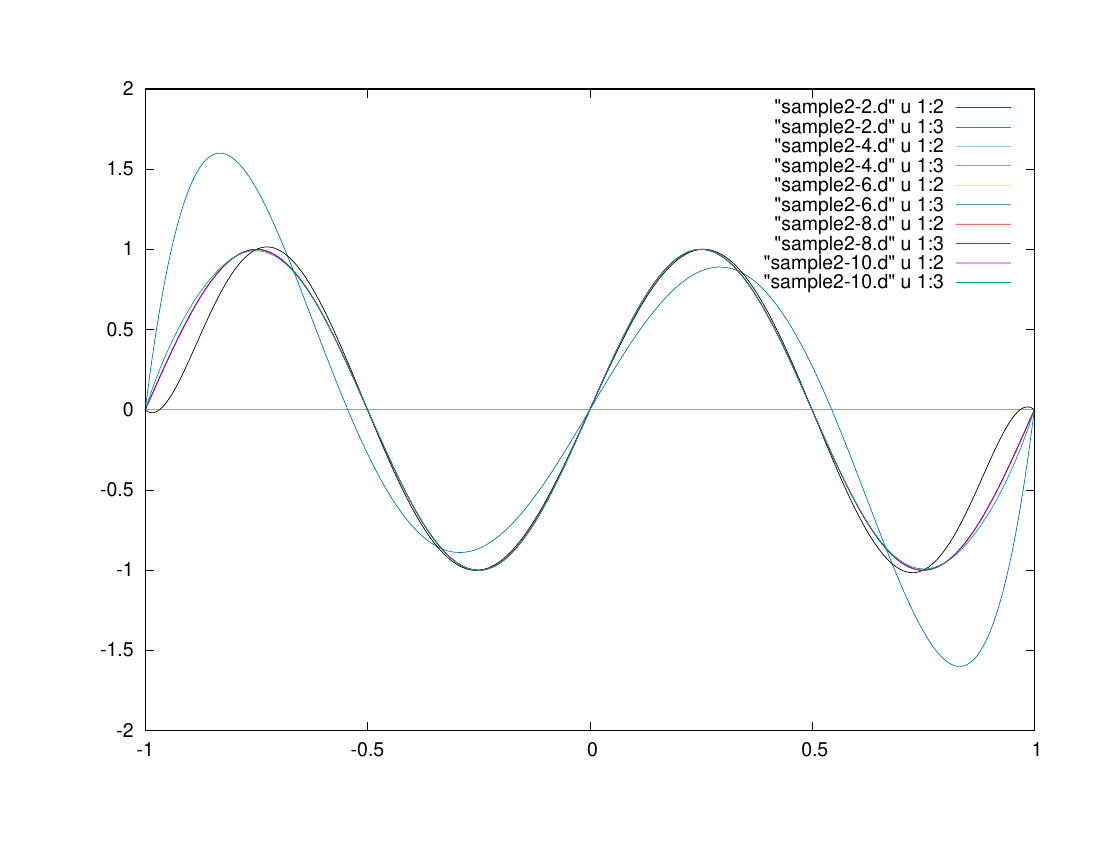

Write the gnuplot code that produced this figure.
set terminal postscript enhanced color
set output "sample2.ps"
plot "sample2-2.d" u 1:2 w l,\
"sample2-2.d" u 1:3 w l,\
"sample2-4.d" u 1:2 w l,\
"sample2-4.d" u 1:3 w l,\
"sample2-6.d" u 1:2 w l,\
"sample2-6.d" u 1:3 w l,\
"sample2-8.d" u 1:2 w l,\
"sample2-8.d" u 1:3 w l,\
"sample2-10.d" u 1:2 w l,\
"sample2-10.d" u 1:3 w l
set output